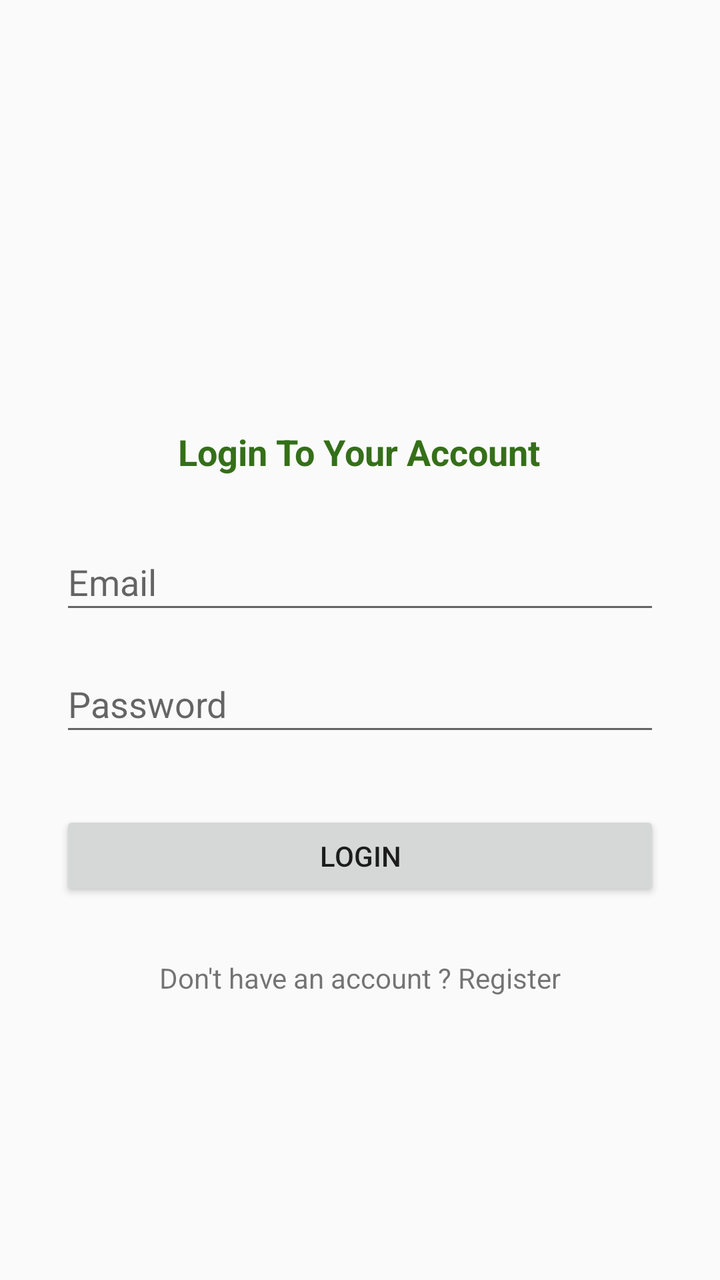
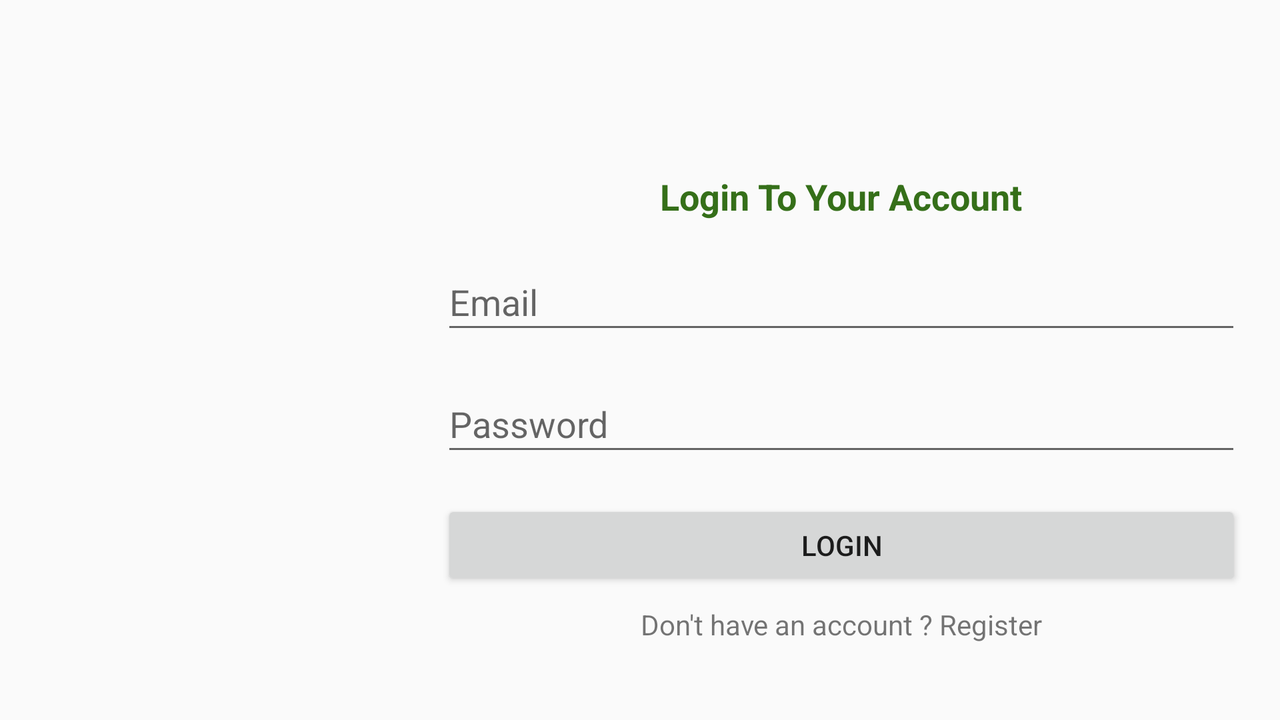

An Android layout and its configuration variant, each rendered on a device that would load it. The default file and the variant file are quoted in full after the pictures.
<!-- AndroidManifest.xml: application theme AppTheme -->
<!-- res/layout/activity_main.xml -->
<?xml version="1.0" encoding="utf-8"?>
<androidx.constraintlayout.widget.ConstraintLayout xmlns:android="http://schemas.android.com/apk/res/android"
    xmlns:app="http://schemas.android.com/apk/res-auto"
    xmlns:tools="http://schemas.android.com/tools"
    android:layout_width="match_parent"
    android:layout_height="match_parent"
    tools:context=".MainActivity">

    <ImageView
        android:id="@+id/imageView3"
        android:layout_width="0dp"
        android:layout_height="0dp"
        android:scaleType="fitXY"
        android:src="@drawable/bg"
        app:layout_constraintBottom_toBottomOf="parent"
        app:layout_constraintEnd_toEndOf="parent"
        app:layout_constraintHorizontal_bias="1.0"
        app:layout_constraintStart_toStartOf="parent"
        app:layout_constraintTop_toTopOf="parent"
        app:layout_constraintVertical_bias="0.0" />

    <EditText
        android:id="@+id/editText"
        android:layout_width="300dp"
        android:layout_height="45dp"
        android:layout_marginBottom="8dp"
        android:ems="10"
        android:hint="@string/email"
        android:inputType="textPersonName"
        app:layout_constraintBottom_toTopOf="@+id/editText2"
        app:layout_constraintEnd_toEndOf="parent"
        app:layout_constraintStart_toStartOf="parent"
        app:layout_constraintTop_toTopOf="parent"
        app:layout_constraintVertical_chainStyle="packed" />

    <EditText
        android:id="@+id/editText2"
        android:layout_width="300dp"
        android:layout_height="45dp"
        android:layout_marginTop="8dp"
        android:ems="10"
        android:hint="@string/password"
        android:inputType="textPersonName"
        app:layout_constraintBottom_toBottomOf="parent"
        app:layout_constraintEnd_toEndOf="parent"
        app:layout_constraintStart_toStartOf="parent"
        app:layout_constraintTop_toBottomOf="@+id/editText" />

    <ImageView
        android:id="@+id/imageView4"
        android:layout_width="110dp"
        android:layout_height="110dp"
        android:layout_marginBottom="8dp"
        android:src="@drawable/ic_todo"
        app:layout_constraintBottom_toTopOf="@+id/editText"
        app:layout_constraintEnd_toEndOf="parent"
        app:layout_constraintStart_toStartOf="parent"
        app:layout_constraintTop_toTopOf="parent" />

    <TextView
        android:id="@+id/textView3"
        android:layout_width="wrap_content"
        android:layout_height="wrap_content"
        android:text="@string/login_to_your_account"
        android:textColor="#356f19"
        android:textSize="18sp"
        android:textStyle="bold"
        app:layout_constraintBottom_toTopOf="@+id/editText"
        app:layout_constraintEnd_toEndOf="parent"
        app:layout_constraintHorizontal_bias="0.497"
        app:layout_constraintStart_toStartOf="parent"
        app:layout_constraintTop_toBottomOf="@+id/imageView4" />

    <Button
        android:id="@+id/button"
        android:layout_width="300dp"
        android:layout_height="45dp"
        android:layout_marginTop="10dp"
        android:layout_marginBottom="8dp"
        android:text="@string/login"
        app:layout_constraintBottom_toBottomOf="@+id/imageView3"
        app:layout_constraintEnd_toEndOf="@+id/editText2"
        app:layout_constraintStart_toStartOf="@+id/editText2"
        app:layout_constraintTop_toBottomOf="@+id/editText2"
        app:layout_constraintVertical_bias="0.109" />

    <TextView
        android:id="@+id/textView4"
        android:layout_width="wrap_content"
        android:layout_height="wrap_content"
        android:text="@string/dont_have_an_account_register"
        app:layout_constraintBottom_toBottomOf="parent"
        app:layout_constraintEnd_toEndOf="@+id/button"
        app:layout_constraintStart_toStartOf="@+id/button"
        app:layout_constraintTop_toBottomOf="@+id/button"
        app:layout_constraintVertical_bias="0.17" />

</androidx.constraintlayout.widget.ConstraintLayout>
<!-- resources referenced by this layout -->
<resources>
  <string name="dont_have_an_account_register">Don\'t have an account ? Register</string>
  <string name="email">Email</string>
  <string name="login">LOGIN</string>
  <string name="login_to_your_account">Login To Your Account</string>
  <string name="password">Password</string>
  <style name="AppTheme" parent="Theme.AppCompat.Light.DarkActionBar">
          
          <item name="colorPrimary">@color/colorPrimary</item>
          <item name="colorPrimaryDark">#356f19</item>
          <item name="colorAccent">@color/colorAccent</item>
      </style>
</resources>
<!-- res/layout-land/activity_main.xml (the repository's variant of the layout above) -->
<!-- drawn on the phone turned sideways -->
<?xml version="1.0" encoding="utf-8"?>
<androidx.constraintlayout.widget.ConstraintLayout xmlns:android="http://schemas.android.com/apk/res/android"
    xmlns:app="http://schemas.android.com/apk/res-auto"
    xmlns:tools="http://schemas.android.com/tools"
    android:layout_width="match_parent"
    android:layout_height="match_parent"
    tools:context=".MainActivity">

    <ImageView
        android:id="@+id/imageView3"
        android:layout_width="0dp"
        android:layout_height="0dp"
        android:scaleType="fitXY"
        android:src="@drawable/bg"
        app:layout_constraintBottom_toBottomOf="parent"
        app:layout_constraintEnd_toEndOf="parent"
        app:layout_constraintHorizontal_bias="0.0"
        app:layout_constraintStart_toStartOf="parent"
        app:layout_constraintTop_toTopOf="parent"
        app:layout_constraintVertical_bias="0.0" />

    <EditText
        android:id="@+id/editText"
        android:layout_width="400dp"
        android:layout_height="45dp"
        android:layout_marginBottom="8dp"
        android:ems="10"
        android:hint="@string/email"
        android:inputType="textPersonName"
        app:layout_constraintBottom_toTopOf="@+id/editText2"
        app:layout_constraintEnd_toEndOf="parent"
        app:layout_constraintStart_toEndOf="@+id/imageView4"
        app:layout_constraintTop_toTopOf="parent"
        app:layout_constraintVertical_chainStyle="packed" />

    <EditText
        android:id="@+id/editText2"
        android:layout_width="400dp"
        android:layout_height="45dp"
        android:layout_marginTop="8dp"
        android:ems="10"
        android:hint="@string/password"
        android:inputType="textPersonName"
        app:layout_constraintBottom_toBottomOf="parent"
        app:layout_constraintEnd_toEndOf="parent"
        app:layout_constraintStart_toEndOf="@+id/imageView4"
        app:layout_constraintTop_toBottomOf="@+id/editText" />

    <ImageView
        android:id="@+id/imageView4"
        android:layout_width="150dp"
        android:layout_height="150dp"
        android:layout_marginStart="8dp"
        android:layout_marginLeft="8dp"
        android:layout_marginTop="8dp"
        android:layout_marginBottom="8dp"
        android:src="@drawable/ic_todo"
        app:layout_constraintBottom_toBottomOf="parent"
        app:layout_constraintEnd_toEndOf="parent"
        app:layout_constraintHorizontal_bias="0.089"
        app:layout_constraintStart_toStartOf="parent"
        app:layout_constraintTop_toTopOf="parent"
        app:layout_constraintVertical_bias="0.231" />

    <TextView
        android:id="@+id/textView3"
        android:layout_width="wrap_content"
        android:layout_height="wrap_content"
        android:layout_marginTop="80dp"
        android:layout_marginBottom="8dp"
        android:text="@string/login_to_your_account"
        android:textColor="#356f19"
        android:textSize="18sp"
        android:textStyle="bold"
        app:layout_constraintBottom_toTopOf="@+id/editText"
        app:layout_constraintEnd_toEndOf="parent"
        app:layout_constraintStart_toEndOf="@+id/imageView4"
        app:layout_constraintTop_toTopOf="parent"
        app:layout_constraintVertical_bias="0.414" />

    <Button
        android:id="@+id/button"
        android:layout_width="400dp"
        android:layout_height="45dp"
        android:layout_marginTop="10dp"
        android:layout_marginBottom="8dp"
        android:text="@string/login"
        app:layout_constraintBottom_toBottomOf="@+id/imageView3"
        app:layout_constraintEnd_toEndOf="@+id/editText2"
        app:layout_constraintStart_toStartOf="@+id/editText2"
        app:layout_constraintTop_toBottomOf="@+id/editText2"
        app:layout_constraintVertical_bias="0.109" />

    <TextView
        android:id="@+id/textView4"
        android:layout_width="wrap_content"
        android:layout_height="wrap_content"
        android:text="@string/dont_have_an_account_register"
        app:layout_constraintBottom_toBottomOf="parent"
        app:layout_constraintEnd_toEndOf="@+id/button"
        app:layout_constraintStart_toStartOf="@+id/button"
        app:layout_constraintTop_toBottomOf="@+id/button"
        app:layout_constraintVertical_bias="0.17" />

</androidx.constraintlayout.widget.ConstraintLayout>
